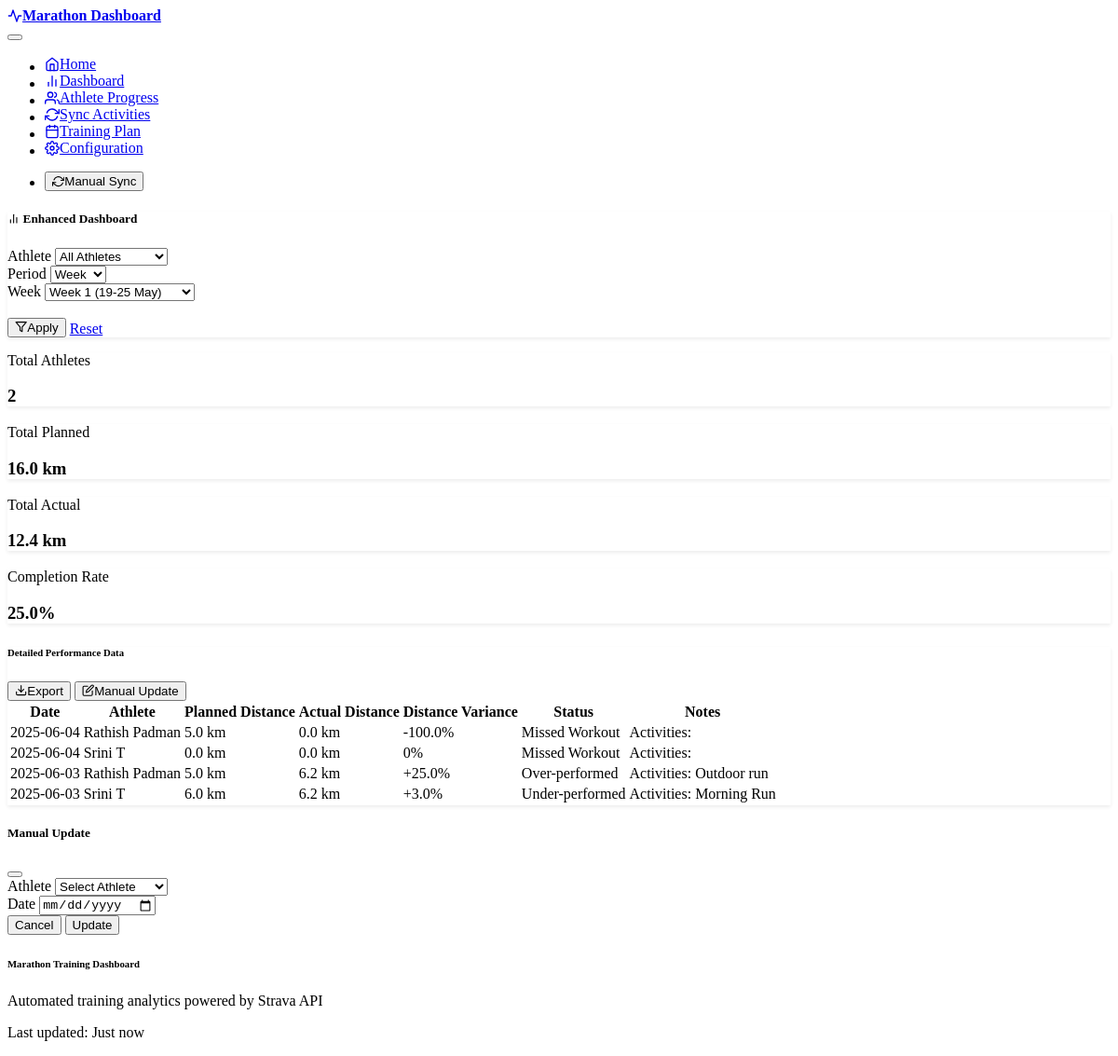
/dashboard, run on the app's committed database.
### models.py (models this page shows)
class DailySummary(db.Model):
    id = db.Column(db.Integer, primary_key=True)
    athlete_id = db.Column(db.Integer,
                           db.ForeignKey('athlete.id'),
                           nullable=False)
    summary_date = db.Column(db.DateTime, nullable=False)
    actual_distance_km = db.Column(db.Float, nullable=True)
    planned_distance_km = db.Column(db.Float, nullable=True)
    actual_pace_min_per_km = db.Column(db.Float, nullable=True)
    planned_pace_min_per_km = db.Column(db.Float, nullable=True)
    distance_variance_percent = db.Column(db.Float, nullable=True)
    pace_variance_percent = db.Column(db.Float, nullable=True)
    status = db.Column(db.String(50),
                       nullable=True)  # On Track, Under-performed, etc.
    notes = db.Column(db.Text, nullable=True)
    created_at = db.Column(db.DateTime, default=datetime.utcnow)
    __table_args__ = (
        UniqueConstraint('athlete_id', 'summary_date', name='uq_daily_summary_athlete_date'),
        db.Index('idx_daily_summary_date', 'summary_date'),
        db.Index('idx_daily_summary_athlete', 'athlete_id'),
        db.Index('idx_daily_summary_status', 'status')
    )
    __table_args__ = (UniqueConstraint('athlete_id', 'summary_date', name='uq_daily_summary_athlete_date'),)

class Athlete(db.Model):
    id = db.Column(db.Integer, primary_key=True)
    name = db.Column(db.String(100), nullable=False)
    strava_athlete_id = db.Column(db.Integer, unique=True, nullable=True)
    refresh_token = db.Column(db.String(255), nullable=True)
    access_token = db.Column(db.String(255), nullable=True)
    token_expires_at = db.Column(db.DateTime, nullable=True)
    is_active = db.Column(db.Boolean, default=True)
    created_at = db.Column(db.DateTime, default=datetime.utcnow)
    activities = db.relationship('Activity', backref='athlete', lazy=True)
    planned_workouts = db.relationship('PlannedWorkout',
                                       backref='athlete',
                                       lazy=True)
    daily_summaries = db.relationship('DailySummary',
                                      backref='athlete',
                                      lazy=True)

### routes.py (the view, shortened to what this page needs)
@app.route('/dashboard')
def dashboard():
    try:
        athlete_filter = request.args.get('athlete_id', type=int)
        date_filter = request.args.get('date')
        period_filter = request.args.get('period', 'week')  # Default to week view
        activity_filter = request.args.get('activity_type', 'all')
        week_filter = request.args.get('week')
        month_filter = request.args.get('month')
        start_date_filter = request.args.get('start_date')
        end_date_filter = request.args.get('end_date')
        base_date = datetime(2025, 5, 19)  # Week 1 starts May 19
        current_date = datetime.now()
        days_since_base = (current_date.date() - base_date.date()).days
        current_week_num = (days_since_base // 7) + 1
        if period_filter == 'day':
            if start_date_filter:
                target_date = datetime.strptime(start_date_filter, '%Y-%m-%d')
            else:
                target_date = datetime.now().replace(hour=0, minute=0, second=0, microsecond=0)
        elif period_filter == 'week':
            if week_filter:
                week_num = int(week_filter.split('-')[1]) - 1
                target_date = base_date + timedelta(weeks=week_num)
            else:
                target_date = base_date + timedelta(weeks=current_week_num - 1)
                week_filter = f"week-{current_week_num}"
        else:
            target_date = datetime.now().replace(hour=0, minute=0, second=0, microsecond=0)
        all_athletes = db.session.query(Athlete).filter_by(is_active=True).order_by(Athlete.name).all()
        dashboard_data = get_enhanced_dashboard_data(
            target_date, athlete_filter, period_filter, activity_filter,
            start_date_filter, end_date_filter
        )
        dashboard_builder = DashboardBuilder()
        weekly_trends = dashboard_builder.get_weekly_trends(target_date)
        return render_template('dashboard.html',
                               dashboard_data=dashboard_data,
                               weekly_trends=weekly_trends,
                               target_date=target_date,
                               all_athletes=all_athletes,
                               filters={
                                   'athlete_id': athlete_filter,
                                   'date': date_filter,
                                   'period': period_filter,
                                   'activity_type': activity_filter,
                                   'week': week_filter,
                                   'month': month_filter,
                                   'start_date': start_date_filter,
                                   'end_date': end_date_filter
                               })
    except Exception as e:
        logger.error(f"Error loading dashboard: {e}")
        flash(f"Error loading dashboard: {e}", "error")
        return redirect(url_for('index'))

### templates/dashboard.html (shortened to what this page needs)
{% extends "base.html" %}
{% block content %}
<div class="container">
    <div class="row mb-4">
        <div class="col-12">
            <div class="card">
                <div class="card-header">
                    <h5 class="card-title mb-3">
                        <i data-feather="bar-chart-2" class="me-2"></i>
                        Enhanced Dashboard
                    </h5>
                    <form method="GET" class="row g-3">
                        <div class="col-md-3">
                            <label for="athlete_filter" class="form-label">Athlete</label>
                            <select name="athlete_id" id="athlete_filter" class="form-select">
                                <option value="">All Athletes</option>
                            </select>
                        </div>
                        <div class="col-md-2">
                            <label for="period_filter" class="form-label">Period</label>
                            <select name="period" id="period_filter" class="form-select" onchange="toggleDateInputs()">
                                <option value="week" {% if filters.period == 'week' %}selected{% endif %}>Week</option>
                            </select>
                        </div>
                        <div class="col-md-2" id="week_selector_container" style="display: none;">
                            <label for="week_selector" class="form-label">Week</label>
                            <select name="week" id="week_selector" class="form-select">
                                <option value="week-1">Week 1 (19-25 May)</option>
                            </select>
                        </div>
                        <div class="col-md-3">
                            <label class="form-label">&nbsp;</label>
                            <div class="d-flex gap-2">
                                <button type="submit" class="btn btn-primary">
                                    <i data-feather="filter" class="me-1"></i>Apply
                                </button>
                                <a href="{{ url_for('dashboard') }}" class="btn btn-outline-secondary">Reset</a>
                            </div>
                        </div>
                    </form>
                </div>
            </div>
        </div>
    </div>
    <div class="row mb-4">
        <div class="col-md-3">
            <div class="card bg-primary text-white h-100">
                <div class="card-body">
                    <div class="d-flex justify-content-between">
                        <div>
                            <p class="card-text">Total Athletes</p>
                            <h3 class="mb-0" id="tile-total-athletes">{{ dashboard_data.period_stats.total_athletes }}</h3>
                        </div>
                    </div>
                </div>
            </div>
        </div>
        <div class="col-md-3">
            <div class="card bg-success text-white h-100">
                <div class="card-body">
                    <div class="d-flex justify-content-between">
                        <div>
                            <p class="card-text">Total Planned</p>
                            <h3 class="mb-0" id="tile-total-planned">{{ "%.1f"|format(dashboard_data.period_stats.total_planned) }} km</h3>
                        </div>
                    </div>
                </div>
            </div>
        </div>
        <div class="col-md-3">
            <div class="card bg-info text-white h-100">
                <div class="card-body">
                    <div class="d-flex justify-content-between">
                        <div>
                            <p class="card-text">Total Actual</p>
                            <h3 class="mb-0" id="tile-total-actual">{{ "%.1f"|format(dashboard_data.period_stats.total_actual) }} km</h3>
                        </div>
                    </div>
                </div>
            </div>
        </div>
        <div class="col-md-3">
            <div class="card bg-{{ 'success' if dashboard_data.period_stats.completion_rate >= 80 else 'warning' if dashboard_data.period_stats.completion_rate >= 60 else 'danger' }} text-white h-100">
                <div class="card-body">
                    <div class="d-flex justify-content-between">
                        <div>
                            <p class="card-text">Completion Rate</p>
                            <h3 class="mb-0" id="tile-completion-rate">{{ "%.1f"|format(dashboard_data.period_stats.completion_rate) }}%</h3>
                        </div>
                    </div>
                </div>
            </div>
        </div>
    </div>
    <div class="row mb-4">
        <div class="col-12">
            <div class="card">
                <div class="card-header d-flex justify-content-between align-items-center">
                    <h6 class="mb-0">Detailed Performance Data</h6>
                    <div class="btn-group">
                        <button class="btn btn-sm btn-outline-primary" onclick="exportToCSV()">
                            <i data-feather="download" class="me-1"></i>Export
                        </button>
                        <button class="btn btn-sm btn-primary" onclick="showManualUpdateModal()">
                            <i data-feather="edit" class="me-1"></i>Manual Update
                        </button>
                    </div>
                </div>
                <div class="card-body">
                    {% if dashboard_data.summaries %}
                    <div class="table-responsive">
                        <table class="table table-hover" id="summaryTable">
                            <thead>
                                <tr>
                                    <th>Date</th>
                                    <th>Athlete</th>
                                    <th>Planned Distance</th>
                                    <th>Actual Distance</th>
                                    <th>Distance Variance</th>
                                    <th>Status</th>
                                    <th>Notes</th>
                                </tr>
                            </thead>
                            <tbody>
                                {% for summary in dashboard_data.summaries %}
                                <tr>
                                    <td>{{ summary.date.strftime('%Y-%m-%d') }}</td>
                                    <td>{{ summary.athlete_name }}</td>
                                    <td>{{ "%.1f"|format(summary.planned_distance) }} km</td>
                                    <td>{{ "%.1f"|format(summary.actual_distance) }} km</td>
                                    <td>
                                        {% if summary.distance_variance > 0 %}
                                            <span class="text-success">+{{ "%.1f"|format(summary.distance_variance) }}%</span>
                                        {% elif summary.distance_variance < 0 %}
                                            <span class="text-danger">{{ "%.1f"|format(summary.distance_variance) }}%</span>
                                        {% else %}
                                            <span class="text-muted">0%</span>
                                        {% endif %}
                                    </td>
                                    <td>
                                        {% if summary.status == 'On Track' %}
                                            <span class="badge bg-success">{{ summary.status }}</span>
                                        {% elif summary.status == 'Over-performed' %}
                                            <span class="badge bg-info">{{ summary.status }}</span>
                                        {% elif summary.status == 'Under-performed' %}
                                            <span class="badge bg-warning">{{ summary.status }}</span>
                                        {% elif summary.status == 'Missed Workout' %}
                                            <span class="badge bg-danger">{{ summary.status }}</span>
                                        {% else %}
                                            <span class="badge bg-secondary">{{ summary.status }}</span>
                                        {% endif %}
                                    </td>
                                    <td>{{ summary.notes or '-' }}</td>
                                </tr>
                                {% endfor %}
                            </tbody>
                        </table>
                    </div>
                    {% else %}
                    <div class="text-center py-4">
                        <i data-feather="inbox" style="width: 3rem; height: 3rem;" class="text-muted mb-3"></i>
                        <p class="text-muted">No data available for the selected filters.</p>
                    </div>
                    {% endif %}
                </div>
            </div>
        </div>
    </div>
</div>
<div class="modal fade" id="manualUpdateModal" tabindex="-1">
    <div class="modal-dialog">
        <div class="modal-content">
            <div class="modal-header">
                <h5 class="modal-title">Manual Update</h5>
                <button type="button" class="btn-close" data-bs-dismiss="modal"></button>
            </div>
            <div class="modal-body">
                <form id="manualUpdateForm">
                    <div class="mb-3">
                        <label for="updateAthlete" class="form-label">Athlete</label>
                        <select class="form-select" id="updateAthlete" required>
                            <option value="">Select Athlete</option>
                        </select>
                    </div>
                    <div class="mb-3">
                        <label for="updateDate" class="form-label">Date</label>
                        <input type="date" class="form-control" id="updateDate" required>
                    </div>
                </form>
            </div>
            <div class="modal-footer">
                <button type="button" class="btn btn-secondary" data-bs-dismiss="modal">Cancel</button>
                <button type="button" class="btn btn-primary" onclick="performManualUpdate()">Update</button>
            </div>
        </div>
    </div>
</div>
{% endblock %}

### static/css/styles.css (style rules this page uses)
:root { --dashboard-primary: var(--bs-primary); --dashboard-success: var(--bs-success); --dashboard-info: var(--bs-info); --dashboard-warning: var(--bs-warning); --dashboard-danger: var(--bs-danger); --dashboard-spacing: 1rem; --dashboard-card-shadow: 0 0.125rem 0.25rem rgba(0, 0, 0, 0.075); }
.card { box-shadow: var(--dashboard-card-shadow); transition: box-shadow 0.15s ease-in-out; }
.btn { display: inline-flex; align-items: center; transition: all 0.15s ease-in-out; }
.feather { width: 1em; height: 1em; vertical-align: -0.125em; }
.modal-header { border-bottom: 1px solid var(--bs-border-color); }
.modal-footer { border-top: 1px solid var(--bs-border-color); }

### data on the page
DailySummary: date "2025-06-04", planned_distance "5.0", distance_variance "-100.0", status "Missed Workout", notes "Activities:"
Athlete: athlete_name "Rathish Padman" "Rathish Padman"
DailySummary: date "2025-06-04", status "Missed Workout", notes "Activities:"
Athlete: athlete_name "Srini T" "Srini T"
DailySummary: date "2025-06-03", planned_distance "5.0", actual_distance "6.2", distance_variance "25.0", status "Over-performed", notes "Activities: Outdoor run"
DailySummary: date "2025-06-03", planned_distance "6.0", actual_distance "6.2", distance_variance "3.0", status "Under-performed", notes "Activities: Morning Run"

### other printed values
{{ dashboard_data.period_stats.total_athletes }} "2"
{{ "%.1f"|format(dashboard_data.period_stats.total_planned) }} "16.0"
{{ "%.1f"|format(dashboard_data.period_stats.total_actual) }} "12.4"
{{ "%.1f"|format(dashboard_data.period_stats.completion_rate) }} "25.0"
{{ "%.1f"|format(summary.actual_distance) }} "0.0" "0.0"
{{ "%.1f"|format(summary.planned_distance) }} "0.0"
